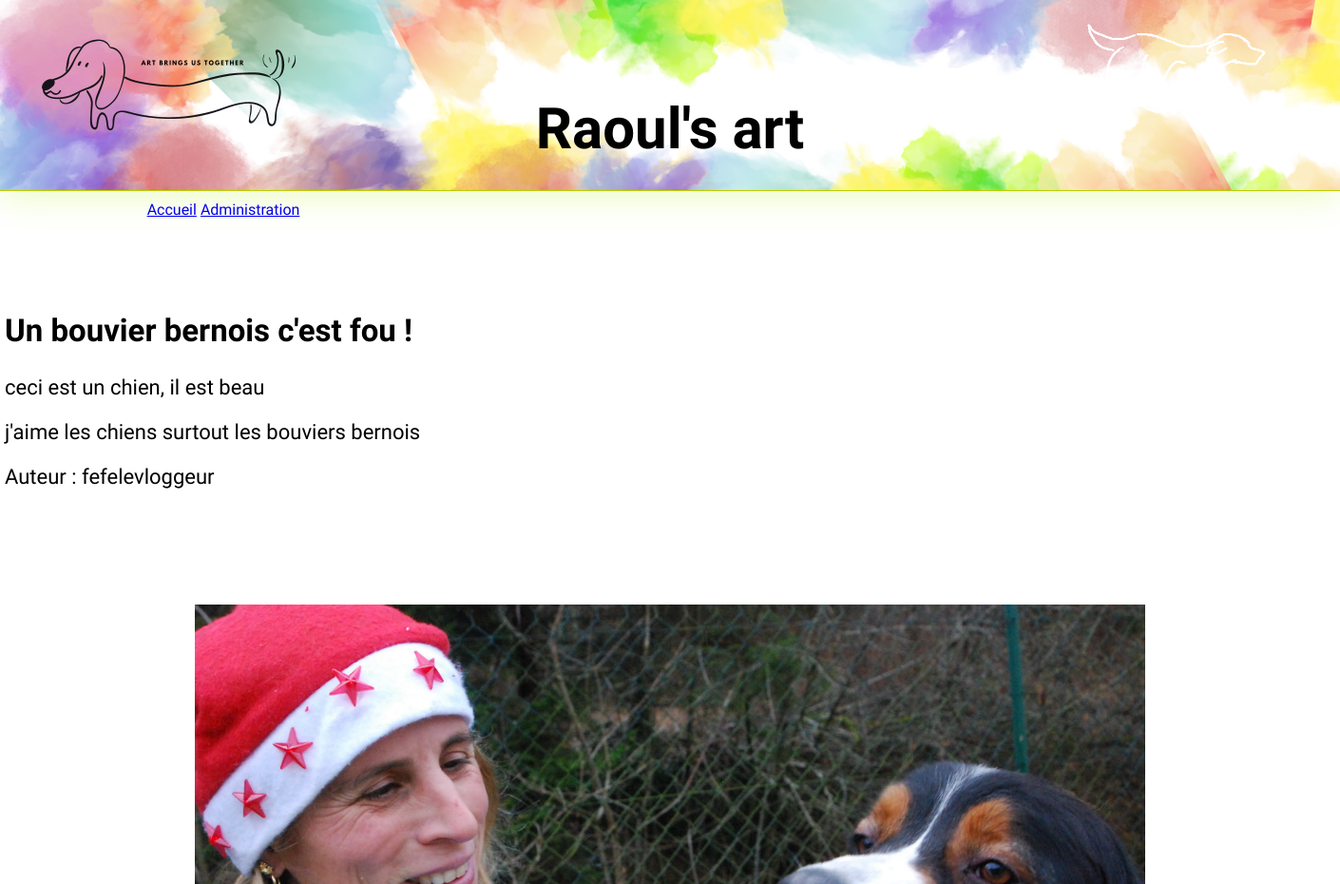
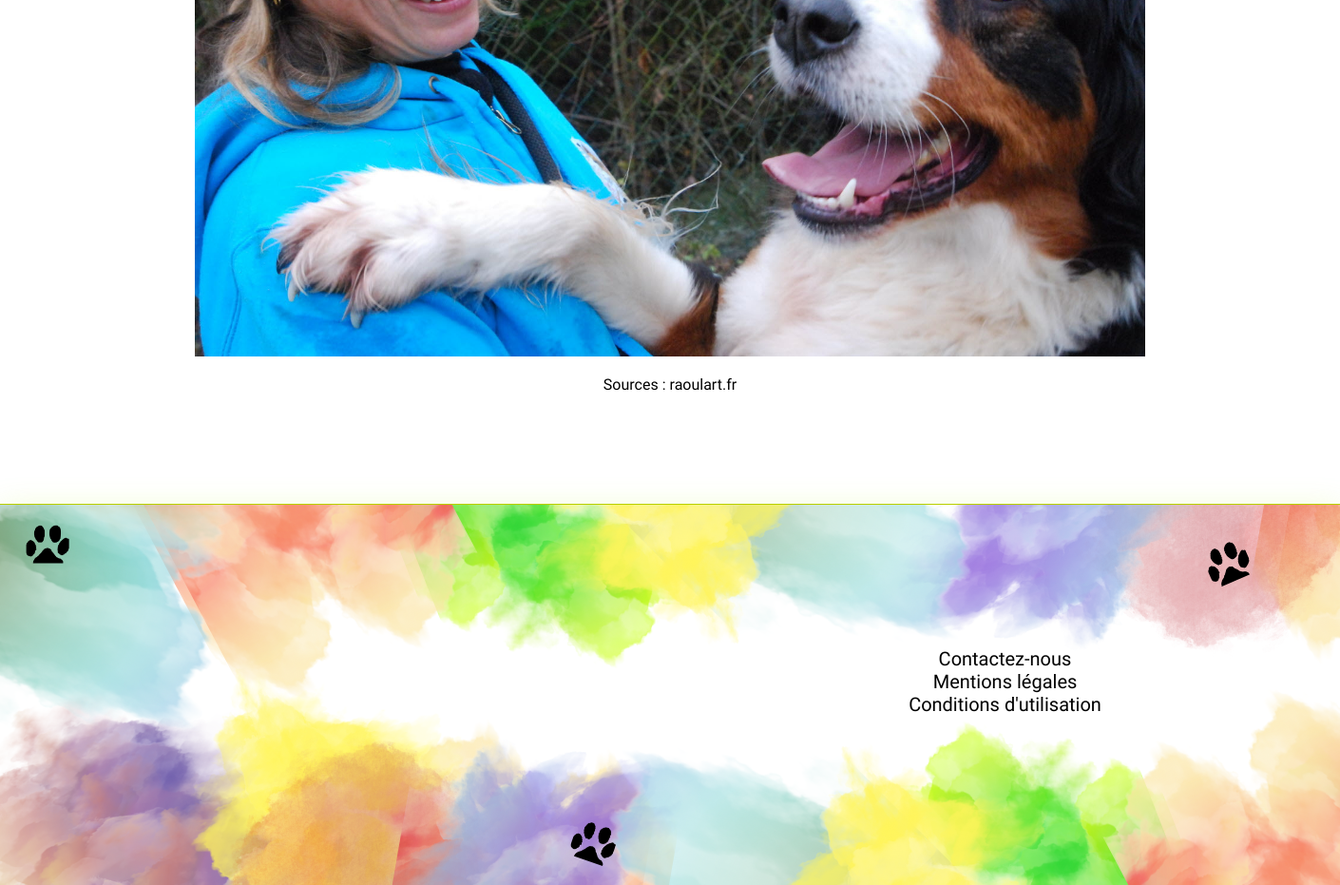
/pages/actu.php?id_actu=5, run on the app's committed database (2 pictures, top to bottom).
### tables this page shows
CREATE TABLE IF NOT EXISTS `actu` (
  `id_actu` int NOT NULL AUTO_INCREMENT,
  `titre` varchar(255) NOT NULL,
  `bio` text NOT NULL,
  `blog` text NOT NULL,
  `auteur` int NOT NULL,
  `date_publi` date NOT NULL,
  `date_modif` date NOT NULL,
  `tags` varchar(255) NOT NULL,
  `sources` varchar(255) NOT NULL,
  `img` text NOT NULL,
  `alt_img` varchar(255) NOT NULL,
  PRIMARY KEY (`id_actu`)
);

CREATE TABLE IF NOT EXISTS `auteur` (
  `id_auteur` int NOT NULL AUTO_INCREMENT,
  `nom` varchar(255) NOT NULL,
  `prenom` varchar(255) NOT NULL,
  `pseudo` varchar(255) NOT NULL,
  PRIMARY KEY (`id_auteur`)
);

### classes/classSQL.php (called while the page is built, shortened)
<?php
class SQL{
    public static function connexionBDD(){
        $host = '127.0.0.1';
        $db = 'raoulactu';
        $user = 'root';
        $pass = '';
        $port = 3306;
        $charset = 'utf8mb4' ;
        $dsn = "mysql:host=$host;dbname=$db;charset=$charset;port=$port";
        $pdo = new PDO($dsn,$user,$pass);
        return $pdo;
    }
    public static function afficherBase($sql){
        $pdo = SQL::connexionBDD();
        $temp = $pdo->prepare($sql);
        $temp->execute();
        return $temp->fetchAll(PDO::FETCH_ASSOC);
    }
}
?>

### classes/classActualite.php (called while the page is built, shortened)
<?php
require_once 'classSQL.php';
class Actualite extends SQL {
    public function __construct(array $values)
    {
        $this->titre=$values['titre'];
        $this->bio=$values['bio'];
        $this->blog=$values['blog'];
        $this->sources=$values['sources'];
        $this->img=$values['img'];
        $this->alt_img=$values['alt_img'];
    }
    public static function getArticle(int $id){
        $sql = 'SELECT * FROM actu WHERE id_actu = '.$id;
        return SQL::afficherBase($sql);
    }
    public static function getArticleAuteur(int $id){
        $sql = 'SELECT auteur.pseudo FROM auteur, actu WHERE actu.auteur = auteur.id_auteur AND actu.id_actu = '.$id;
        $result = SQL::afficherBase($sql);
        return $result[0]['pseudo'];
    }
}
?>

### pages/actu.php (the view, shortened to what this page needs)
<?php
require_once('../classes/classActualite.php');
require_once('../classes/classSQL.php');
?>
<!DOCTYPE html>
<html lang="en">
<head>
    <link rel="stylesheet" href="../css/style.css">
</head>
<body>
    <header>
        <?php
        include '../includes/header.php';
        ?>
    </header>
    <main>
        <?php
            $id = $_GET['id_actu'];
            $actu = Actualite::getArticle($id);
            $auteur = Actualite::getArticleAuteur($id);
            $actualite = new Actualite($actu[0]);
            echo '<div class="chewy-regular panneau-blog">
                    <div class="top-blog">
                        <h2>' . $actualite->titre . '</h2>
                        <p>' . $actualite->bio . '</p>
                        <p>' . $actualite->blog . '</p>
                        <p> Auteur : ' . $auteur . '</p>
                    </div>
                    <div class="bot-blog">
                        <img src="../medias/' . $actualite->img . '" alt="' . $actualite->alt_img . '" title ="' . $actualite->alt_img . '">
                        <p> Sources : ' . $actualite->sources . '</p>
                    </div>
                </div>';
        ?>
    </main>
    <footer>
        <?php
        include '../includes/footer.php';
        ?>
    </footer>
</body>
</html>

### css/style.css (style rules this page uses)
body { margin: 0; }
.chewy-regular { font-family: "Chewy", system-ui; font-weight: 400; font-style: normal; }
.panneau-blog { padding-top: 100px; padding-bottom: 100px; margin: 0 auto; width: 1400px; text-align: justify; }
.panneau-blog .top-blog { font-size: 22px; }
.panneau-blog .bot-blog { text-align: center; }
.panneau-blog img { width: 1000px; margin-top: 100px; }

### data on the page
actu: titre "Un bouvier bernois c'est fou !", bio "ceci est un chien, il est beau", blog "j'aime les chiens surtout les bouviers bernois", img (picture), sources "raoulart.fr"
auteur: pseudo "fefelevloggeur"
